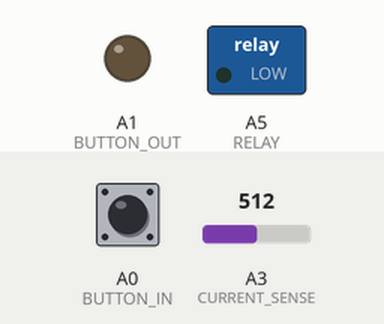
The sketch below on a simulated Arduino Uno, built with avr-gcc and run on an emulated ATmega328P. On the bench: switched loads named in the sketch (green lamp = pin HIGH), output pins drawn as LEDs (lit = HIGH). Inputs (shaded band) come from the test bench; at power-on: A0 (BUTTON_IN) HIGH, A3 (CURRENT_SENSE) = 512. What the sketch prints to the serial monitor is not drawn.

Above: at 1.2 s.
1.3 s: A0 (BUTTON_IN) pulled LOW for 0.15 s
At 1.4 s:
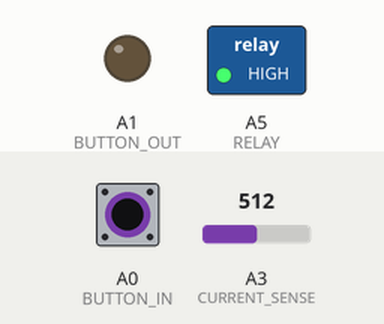
3.0 s: A0 (BUTTON_IN) pulled LOW for 3.2 s
At 7.4 s:
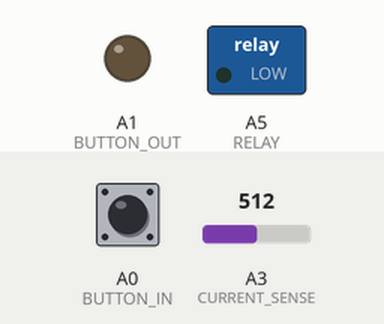
Timing chart, 0 to 8.9 s (numbered marks = the images above; inputs shaded):
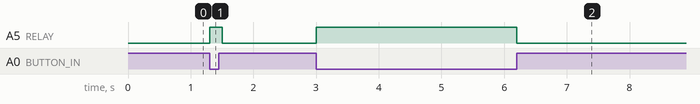

The sketch:

AutoVacuumSwitch.ino
```cpp
//------------------------------------------------------------
#define RELAY A5
#define CURRENT_SENSE A3
#define BUTTON_IN A0
#define BUTTON_OUT A1
#define OVERRUN_MS  10000
#define MIN_AMPS  1.0

//------------------------------------------------------------
int mVperAmp = 100; // use 185 for 5A Module 100 for 20A Module and 66 for 30A Module
uint32_t start_time = 0;

//------------------------------------------------------------
float getVPP()
{
   int maxValue = 0;          // store max value here
   int minValue = 1024;          // store min value here

   uint32_t start_time = millis();
   while((millis() - start_time) < 100) //sample for 100ms
   {
       int readValue = analogRead(CURRENT_SENSE);
       // see if you have a new maxValue
       if (readValue > maxValue)
           maxValue = readValue;
       if (readValue < minValue)
           minValue = readValue;
   }

   return ((maxValue - minValue) * 5.0) / 1024.0;
}

//------------------------------------------------------------
float getAmps()
{
  double voltage = getVPP();
  double VRMS = (voltage / 2.0) * 0.707;  //root 2 is 0.707
  double ampsRMS = (VRMS * 1000) / mVperAmp;

  Serial.println(ampsRMS);

  return ampsRMS;
}
//------------------------------------------------------------
void setup() {
  Serial.begin(9600);

  pinMode(RELAY, OUTPUT);

  pinMode(BUTTON_OUT, OUTPUT);
  pinMode(BUTTON_IN, INPUT_PULLUP);

  digitalWrite(BUTTON_OUT, LOW);
}

//------------------------------------------------------------
void loop() {

  bool powerOn = getAmps() > MIN_AMPS; // 1 amp draw, switch on

  if( powerOn )
  {
    delay(150);

    powerOn = getAmps() > MIN_AMPS;

    if(powerOn)  // if still drawing current
      start_time = millis();
  }

  if( start_time > 0 && ( millis() - start_time < OVERRUN_MS ))  // wait for a bit before switching off
    powerOn = true;
  else
    start_time = 0;

  bool buttonPressed = digitalRead(BUTTON_IN) == false;  // get the inverted state of the button

  if( buttonPressed ) {
    start_time = 0;
    powerOn = true;
  }

  digitalWrite(RELAY, powerOn);
}
```

Measured:
- after the input at 1.3 s, A5 (RELAY): LOW → HIGH at once, → LOW 0.20 s later
- after the input at 3.0 s, A5 (RELAY): LOW → HIGH at once, → LOW 3.2 s later
